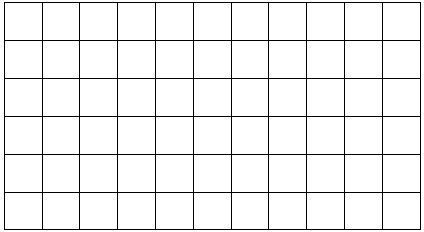
#> input picture opencv_test/feature_detection_lean/timg.jpg, 424 x 232 px
$ python SIFT_detection.py
#> lines starting #> are read from the running program, lines starting #| are printed output that depends on the picture; after the words box and inside, x2 and y2 are one past the last pixel; in counts of white or black regions, pixels touching at a corner belong together
# SIFT算法
"""
主要分四步：
1.尺度空间极值检测
2.关键点的定位
3.方向分配
4.关键点描述
5.特征点匹配
"""

"""
AttributeError: module 'cv2.cv2' has no attribute 'xfeatures2d'
pip uninstall opencv-python
pip install opencv_python==3.4.2.16
pip install opencv-contrib-python==3.4.2.16
"""
import cv2 as cv

img = cv.imread('timg.jpg')
#> img is the input picture: shape (232, 424, 3); min 0, max 255, mean 240.2
gray = cv.cvtColor(img, cv.COLOR_BGR2GRAY)
sift = cv.xfeatures2d.SIFT_create()

"""
detect
查找图像中的关键点。如果只搜索图像的一部分，可以传递模板。
每个关键点是一个特殊的结构，它有许多属性，比如它的(x,y)坐标，有意义的邻域的大小，
指定其方向的角度，指定关键点强度的响应等等。
"""
kp = sift.detect(gray, None)
#> kp = 110 keypoints; strongest (x, y, size): (22, 20, 18.3), (61, 19, 17.6), (363, 20, 17.8), (326, 20, 18)
"""
drawKeypoints
该函数在关键点的位置上绘制小圆圈
DRAW_MATCHES_FLAGS_DRAW_RICH_KEYPOINTS:它会绘制一个大小为keypoint的圆，甚至会显示它的方向。参见下面的例子。
img=cv.drawKeypoints(gray,kp,img,flags=cv.DRAW_MATCHES_FLAGS_DRAW_RICH_KEYPOINTS)
cv.imwrite('sift_keypoints.jpg',img)
"""
img = cv.drawKeypoints(gray, kp, img)
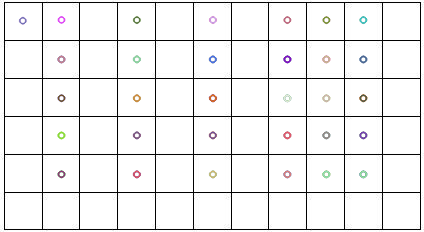
#> img: shape (232, 424, 3); 1.64% of pixels changed, all inside (x1, y1, x2, y2) = (18, 15, 368, 179)
cv.imshow('s', img)

kp, des = sift.compute(gray, kp)
cv.imshow('des', des)
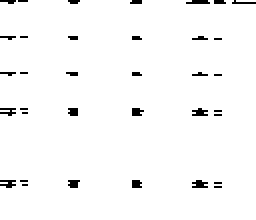
#> window 'des': shape (110, 128) (shown 2 times larger); 97.4% white; black in thin lines or dots, all inside (x1, y1, x2, y2) = (0, 0, 128, 94)

kp2, des2 = sift.detectAndCompute(gray, None)
#> kp2 has the same summary as kp
cv.imshow('des2', des2)

if cv.waitKey(0) & 0xff == 27:
#> (key Esc is pressed here)
    cv.destroyAllWindows()

"""
现在，为了计算描述符，OpenCV提供了两个方法。
sift.compute():既然已经找到了关键字，那么可以调用sift.compute()，它根据找到的关键字计算描述符。例如:kp,des = sift.compute(gray,kp)
sift.detectAndCompute():如果没有找到关键字，可以使用函数sift.detectAndCompute()在单个步骤中直接找到关键字和描述符。
sift = cv.xfeatures2d.SIFT_create()
kp, des = sift.detectAndCompute(gray,None)
这里kp是一个关键点列表，des是一个数组NumKeypointsber_of_×128的数字数组。
"""
